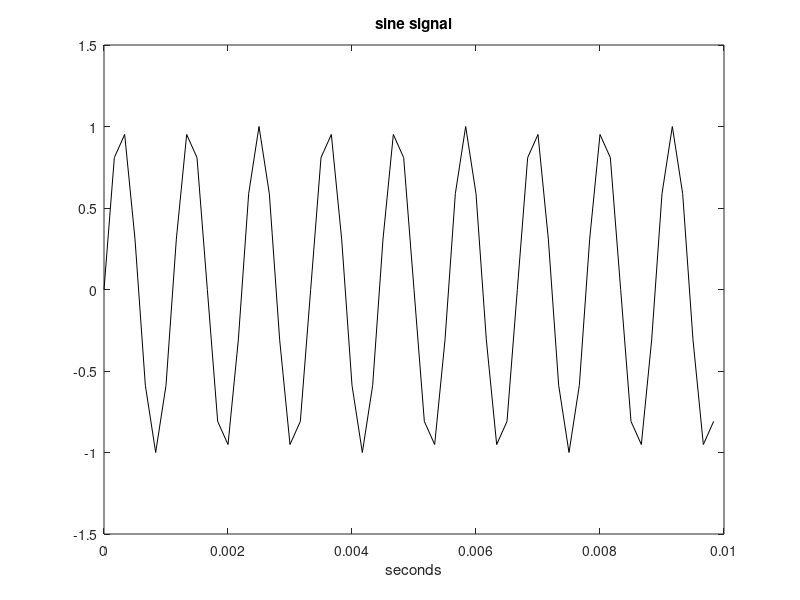

The MATLAB source for this figure:
% Sine signal sound
fy=900; %signal frequency in Hz
wy=2*pi*fy; %signal frequency in rad/s

fs=6000; %sampling frequency in Hz
tiv=1/fs; %time interval between samples;
t=0:tiv:(5-tiv); %time intervals set (5 seconds)

y=sin(wy*t); %signal data set
sound(y,fs); %sound

t=0:tiv:(0.01-tiv); %time intervals set (0.01 second)
y=sin(wy*t); %signal data set
plot(t,y,'k'); %plots figure
axis([0 0.01 -1.5 1.5]);
xlabel('seconds'); title('sine signal');
